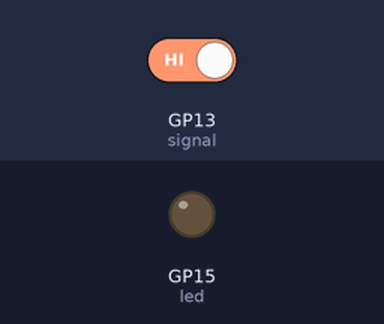
Bench run of a program on a simulated Raspberry Pi Pico running MicroPython. Parts: output pins drawn as LEDs (lit = HIGH). The test bench sets the inputs (shaded band); at power-on: GP13 (signal) HIGH.

Above: at 1.2 s.
1.3 s: GP13 (signal) driven LOW
At 2.5 s:
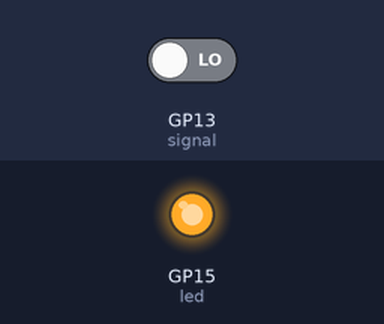
2.8 s: GP13 (signal) driven HIGH
At 3.8 s:
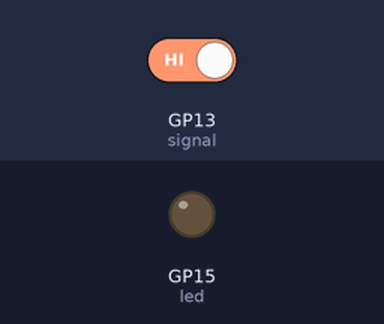
Timing chart, 0 to 5.8 s (numbered marks = the images above; inputs shaded):
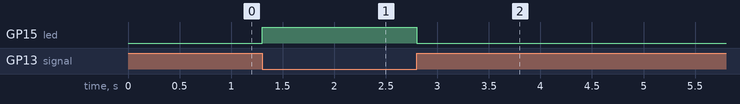

Measured:
- after the input at 1.3 s, GP15 (led): LOW → HIGH at once
- after the input at 2.8 s, GP15 (led): HIGH → LOW at once

The program:

main.py
```python
from machine import Pin
import time

led = Pin(15, Pin.OUT)
signal = Pin(13, Pin.IN)    #Create button object from Pin13 , Set GP13 to input
#input means it reads signals, in other words the pin acts as a voltage checker.

try:
    while True:
        if not signal.value():          #we set up the button so that when it is pressed, the wire goes to ground hence this line
            led.value(1)                #Set led turn on
        else:
            led.value(0)                #Set led turn off
except:
    pass
```
